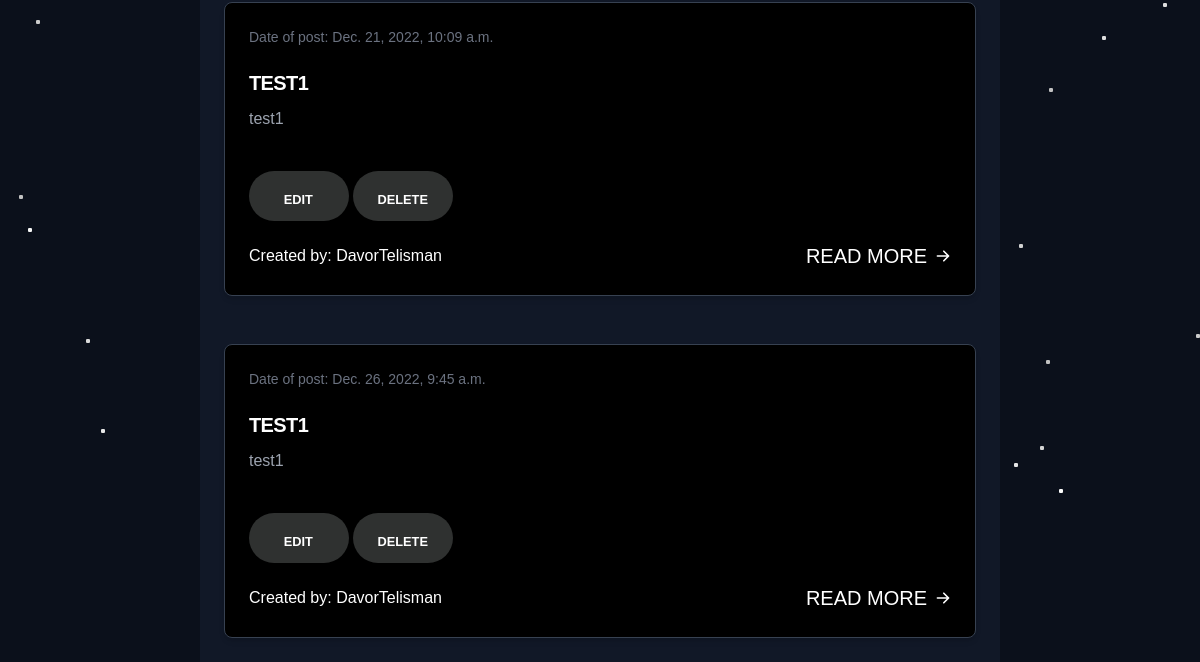
Page /blog/ (signed in, lower part) on the earlier database version.
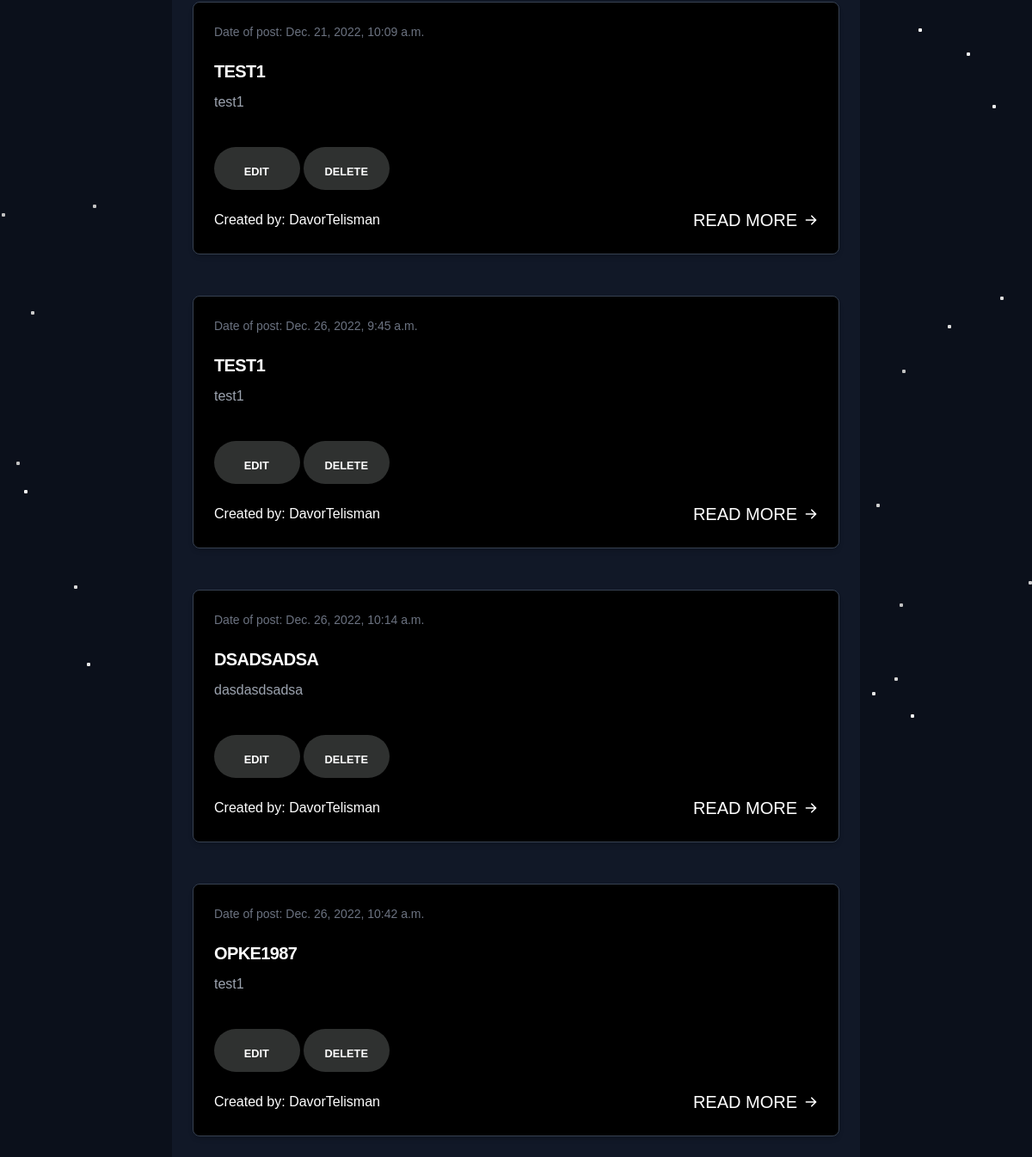
Same page on the later database version.
### api/models.py (models this page shows, shortened)
class Post(models.Model):
    created = models.DateTimeField(auto_now_add=True)
    title = models.CharField(max_length=100, blank=True, default='')
    body = models.TextField(blank=True, default='')
    owner = models.ForeignKey('auth.User', related_name='posts', on_delete=models.CASCADE)
    category = models.ForeignKey(Category, related_name='category',null=True,on_delete=models.CASCADE)
    class Meta:
        ordering = ['created']

### api/views.py (the view)
# urls.py: path('blog/', include('django.contrib.auth.urls')),
def blog(request):
    blog_post= Post.objects.all()
    context = {
        'blog_post': blog_post,
    }
    return render(request, 'blog.html', context)

### templates/blog.html (shortened to what this page needs)
{% load static %}
{% if user.is_authenticated %}
<link rel="stylesheet" type="text/css" href="{% static 'assets/css/blog.css' %}">
<link rel="stylesheet" type="text/css" href="{% static 'assets/css/navbar.css' %}">
<link rel="stylesheet" type="text/css" href="{% static 'assets/css/bggraound.css' %}">
<body class="bg-gray-900" data-new-gr-c-s-check-loaded="14.1089.0" data-gr-ext-installed="">
    <link rel="stylesheet" href="https://cdnjs.cloudflare.com/ajax/libs/font-awesome/6.2.0/css/all.min.css" />
{% block content %}
    <section id="blog" class="pt-[40px]">
        <div class="container">
            <div class="justify-center p-0 max-w-[800px] m-auto">
                {% for blog in blog_post %}
                <section class="bg-gray-900" data-projection-id="16" style="opacity: 1;">
                    <div class="py-6 px-4 mx-auto lg:px-6">
                        <div class="grid gap-8 lg:grid-cols-1">
                            <article class="p-6 rounded-lg border shadow-md bg-gray-800 border-gray-700">
                                <div class="flex justify-between items-center mb-5 text-gray-500">
                                    <span class="text-sm">Date of post: {{ blog.created }}</span>
                                </div>
                                <h2 class="hover-underline-animation mb-2 text-2xl font-bold tracking-tight text-white">
                                    <a href="{% url 'blog_detail' blog.pk %}">{{ blog.title }}</a>
                                </h2>
                                        <p class="mb-5 font-light text-gray-400">{{ blog.body|safe|truncatewords:25 }}</p>
                                        {% if user.id == blog.owner.id %}
                                            <button id="neonShadow">  <a href="{% url 'update_blog' blog.pk %}"><span>Edit</span></a></button>
                                            <button id="neonShadow">  <a href="{% url 'delete_blog' blog.pk %}"><span>Delete</span></a></button>
                                        {% endif %}
                                <div class="flex justify-between items-center">
                                    <div class="flex items-center space-x-4">
                                        <span class="font-medium text-white">Created by: {{ blog.owner }}</span>
                                    </div>
                                    <a class="inline-flex-important items-center font-medium text-white hover-underline-animation" href="{% url 'blog_detail' blog.pk %}">Read more
                                        <svg class="ml-2 w-4 h-4" fill="currentColor" viewBox="0 0 20 20" xmlns="http://www.w3.org/2000/svg">
                                            <path fill-rule="evenodd" d="M10.293 3.293a1 1 0 011.414 0l6 6a1 1 0 010 1.414l-6 6a1 1 0 01-1.414-1.414L14.586 11H3a1 1 0 110-2h11.586l-4.293-4.293a1 1 0 010-1.414z" clip-rule="evenodd"></path>
                                        </svg>
                                    </a>
                                </div>
                            </article>
                        </div>
                    </div>
                </section>
                {% endfor %}
            </div>
        </div>
    </section>
{% endblock %}
    <div class="bg">
        <div class="star-field">
            <div class="layer"></div>
            <div class="layer"></div>
            <div class="layer"></div>
        </div>
    </div>
{% endif %}

### static/assets/css/navbar.css (style rules this page uses)
a { text-decoration: none; text-transform: uppercase; font-size: 20px; color: white; position: relative; }

### static/assets/css/bggraound.css (style rules this page uses)
.bg { background: url(https://i.ibb.co/87GbbFP/2799006.jpg) no-repeat; background-size: cover; height: 100%; width: 100%; position: fixed; top: 0; left: 0; z-index: -3; }
.bg:before { content: ""; width: 100%; height: 100%; background: #000; position: fixed; z-index: -1; top: 0; left: 0; opacity: 0.3; }
.star-field { position: fixed; top: 0; left: 0; width: 100%; height: 100%; perspective: 600px; -webkit-perspective: 600px; z-index: -1; }
.star-field .layer { box-shadow: -411px -476px #cccccc, 777px -407px #d4d4d4, -387px -477px #fcfcfc, -91px -235px #d4d4d4, 491px -460px #f7f7f7, 892px -128px #f7f7f7, 758px -277px #ededed, 596px 378px #cccccc, 647px 423px whitesmoke, 183px 389px #c7c7c7, 524px -237px #f0f0f0, 679px -535px #e3e3e3, 158px 399px #ededed, 157px 249px #ededed, 81px -450px #ebebeb, 719px -360px #c2c2c2, -499px 473px #e8e8e8, -158px -349px #d4d4d4, 870px -134px #cfcfcf, 446px 404px #c2c2c2, 440px 490px #d4d4d4, 414px 507px #e6e6e6, -12px 246px #fcfcfc, -384px 369px #e3e3e3, 641px -413px #fcfcfc, 822px 516px #dbdbdb, 449px 132px #c2c2c2, 727px 146px #f7f7f7, -315px -488px #e6e6e6, 952px -70px #e3e3e3, -869px -29px #dbdbdb, 502px 80px #dedede, 764px 342px #e0e0e0, -150px -380px #dbdbdb, 654px -426px #e3e3e3, -325px -263px #c2c2c2, 755px -447px #c7c7c7, 729px -177px #c2c2c2, -682px -391px #e6e6e6, 554px -176px #ededed, -85px -428px #d9d9d9, 714px 55px #e8e8e8, 359px -285px #cfcfcf, -362px -508px #dedede, 468px -265px #fcfcfc, 74px -500px #c7c7c7, -514px 383px #dbdbdb, 730px -92px #cfcfcf, -112px 287px #c9c9c9, -853px 79px #d6d6d6, 828px 475px #d6d6d6, -681px 13px #fafafa, -176px 209px #f0f0f0, 758px 457px #fafafa, -383px -454px #ededed, 813px 179px #d1d1d1, 608px 98px whitesmoke, -860px -65px #c4c4c4, -572px 272px #f7f7f7, 459px 533px #fcfcfc, 624px -481px #e6e6e6, 790px 477px #dedede, 731px -403px #ededed, 70px -534px #cccccc, -23px 510px #cfcfcf, -652px -237px whitesmoke, -690px 367px #d1d1d1, 810px 536px #d1d1d1, 774px 293px #c9c9c9, -362px 97px #c2c2c2, 563px 47px #dedede, 313px 475px #e0e0e0, 839px -491px #e3e3e3, -217px 377px #d4d4d4, -581px 239px #c2c2c2, -857px 72px #cccccc, -23px 340px #dedede, -837px 246px white, 170px -502px #cfcfcf, 822px -443px #e0e0e0, 795px 497px #e0e0e0, -814px -337px #cfcfcf, 206px -339px #f2f2f2, -779px 108px #e6e6e6, 808px 2px #d4d4d4, 665px 41px #d4d4d4, -564px 64px #cccccc, -380px 74px #cfcfcf, -369px -60px #f7f7f7, 47px -495px #e3e3e3, -383px 368px #f7f7f7, 419px 288px #d1d1d1, -598px -50px #c2c2c2, -833px 187px #c4c4c4, 378px 325px whitesmoke, -703px 375px #d6d6d6, 392px 520px #d9d9d9, -492px -60px #c4c4c4, 759px 288px #ebebeb, 98px -412px #c4c4c4, -911px -277px #c9c9c9; transform-style: preserve-3d; position: absolute; top: 50%; left: 50%; height: 4px; width: 4px; border-radius: 2px; }
.star-field .layer:nth-child(1) { animation: sf-fly-by-1 5s linear infinite; }
.star-field .layer:nth-child(2) { animation: sf-fly-by-2 5s linear infinite; }
.star-field .layer:nth-child(3) { animation: sf-fly-by-3 5s linear infinite; }

Differences in the rows shown:
added Post: created "Dec. 26, 2022, 10:14 a.m.", title "DSADSADSA", body "dasdasdsadsa", shows "EDIT", owner "DavorTelisman"
added Post: created "Dec. 26, 2022, 10:42 a.m.", title "OPKE1987", body "test1", shows "EDIT", owner "DavorTelisman"
